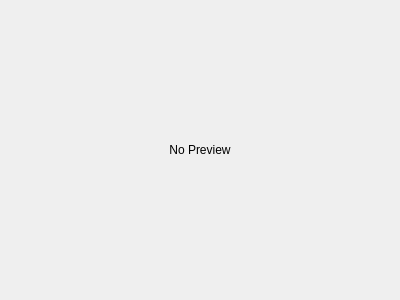
<?xml version="1.0" encoding="UTF-8"?>
<ui version="4.0">
 <class>PreviewWidget</class>
 <widget class="QWidget" name="PreviewWidget">
  <property name="geometry">
   <rect>
    <x>0</x>
    <y>0</y>
    <width>400</width>
    <height>300</height>
   </rect>
  </property>
  <property name="windowTitle">
   <string>Form</string>
  </property>
  <layout class="QVBoxLayout" name="verticalLayout">
   <item>
    <widget class="QLabel" name="previewLabel">
     <property name="text">
      <string>No Preview</string>
     </property>
     <property name="alignment">
      <set>Qt::AlignCenter</set>
     </property>
    </widget>
   </item>
  </layout>
 </widget>
 <resources/>
 <connections/>
</ui>
